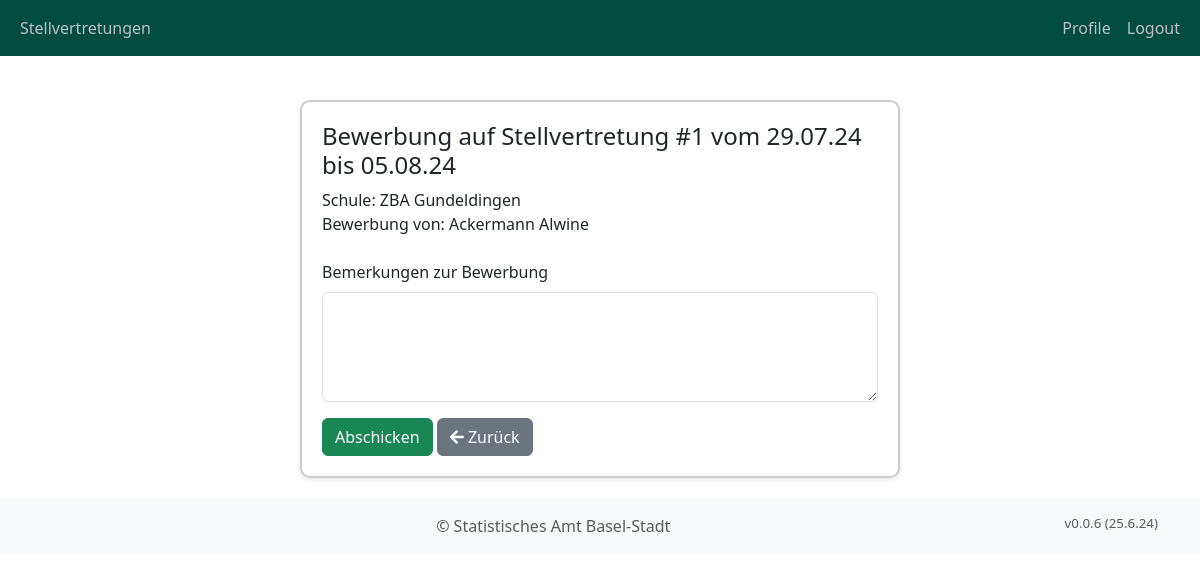
The app's page /school_management/application/create/1/ (signed in) with its own data.
### school_management/models.py (models this page shows, shortened)
class Substitution(models.Model):
    school = models.ForeignKey(
        School,
        on_delete=models.CASCADE,
        related_name="substitution_schools",
        verbose_name="Schule",
    )
    teacher = models.ForeignKey(
        Person,
        on_delete=models.CASCADE,
        related_name="teacher_substitutions",
        verbose_name="Lehrkraft",
    )
    start_date = models.DateField(verbose_name="Fällt aus von")
    end_date = models.DateField(verbose_name="Fällt aus bis")
    cause = models.ForeignKey(
        SubstitutionCause(),
        on_delete=models.CASCADE,
        related_name="substitution_causes",
        verbose_name="Begründung",
    )
    partial_substitution_possible = models.BooleanField(
        verbose_name="Teilübernahme möglich", default=False
    )
    comment_subsitution = models.TextField(
        verbose_name="Anmerkung zum Vikariat", blank=True, max_length=500
    )
    comment_class = models.TextField(
        verbose_name="Anmerkung zur Klasse", blank=True, max_length=500
    )
    minimum_qualification = models.ForeignKey(
        Qualification,
        on_delete=models.CASCADE,
        related_name="substitution_certificates",
        verbose_name="Mindestabschluss",
        default=1,
    )
    classes = models.TextField(verbose_name="Klassen", blank=True, max_length=500)
    levels = models.TextField(verbose_name="Stufen", blank=True, max_length=500)
    subjects = models.TextField(verbose_name="Fächer", blank=True, max_length=500)
    summary = models.TextField(verbose_name="Zusammenfassung", blank=True, max_length=1000)
    mo_am = models.BooleanField(verbose_name="Montag Vormittag", default=False)
    mo_pm = models.BooleanField(verbose_name="Montag Nachmittag", default=False)
    tu_am = models.BooleanField(verbose_name="Dienstag Vormittag", default=False)
    tu_pm = models.BooleanField(verbose_name="Dienstag Nachmittag", default=False)
    we_am = models.BooleanField(verbose_name="Mittwoch Vormittag", default=False)
    we_pm = models.BooleanField(verbose_name="Mittwoch Nachmittag", default=False)
    th_am = models.BooleanField(verbose_name="Donnerstag Vormittag", default=False)
    th_pm = models.BooleanField(verbose_name="Donnerstag Nachmittag", default=False)
    fr_am = models.BooleanField(verbose_name="Freitag Vormittag", default=False)
    fr_pm = models.BooleanField(verbose_name="Freitag Nachmittag", default=False)
    selection_comment = models.TextField(verbose_name="Kommentar zur Besetzung", blank=True, max_length=500)
    status = models.ForeignKey(
        SubstitutionStatus,
        on_delete=models.SET_DEFAULT,
        default=3,
        related_name="substitution_status",
        verbose_name="Status Besetzung Vikariat",
    )
    created_timestamp = models.DateTimeField(auto_now_add=True, null=True)
    class Meta:
        verbose_name = "Stellvertretung"
        verbose_name_plural = "Stellvertretungen"

class School(models.Model):
    name = models.CharField(max_length=255, verbose_name="Standort")
    level = models.ForeignKey(
        Level,
        on_delete=models.CASCADE,
        verbose_name="Stufe",
        related_name="levels",
        default=1,
    )
    address = models.CharField(max_length=255, verbose_name="Adresse")
    url = models.URLField(verbose_name="Webseite", blank=True)
    location = models.ForeignKey(
        Location,
        on_delete=models.CASCADE,
        verbose_name="Ort",
        related_name="locations",
        default=1,
    )
    plz = models.IntegerField(verbose_name="Postleitzahl", default=4000)
    email = models.EmailField(verbose_name="Email", blank=True, max_length=255)
    phone_number = models.CharField(verbose_name="Telefonnummer", blank=True, max_length=255)
    mobile = models.CharField(verbose_name="Mobile", blank=True, max_length=255)
    class Meta:
        verbose_name = "Standort"
        verbose_name_plural = "Standorte"
        ordering = ["name"]
    def __str__(self):
        return self.name

class Person(models.Model):
    user = models.OneToOneField(User, on_delete=models.CASCADE, blank=True, null=True)
    school = models.ForeignKey(
        School, on_delete=models.CASCADE, related_name="school_persons", default=1
    )
    teacherid = models.IntegerField(verbose_name="Lehrer-ID", blank=True, null=True)
    first_name = models.CharField(max_length=255, verbose_name="Vorname")
    last_name = models.CharField(max_length=255, verbose_name="Nachname")
    email = models.EmailField(verbose_name="Email", blank=True)
    phone_number = models.CharField(
        max_length=20, verbose_name="Telefonnummer", blank=True
    )
    year_of_birth = models.CharField(
        max_length=255, verbose_name="Jahrgang", blank=True
    )
    username = models.CharField(max_length=255, verbose_name="Benutzername", blank=True)
    is_teacher = models.BooleanField(verbose_name="LehrerIn", default=False)
    is_candidate = models.BooleanField(
        verbose_name="KandidatIn für Stellvertretung", default=False
    )
    is_manager = models.BooleanField(
        verbose_name="Leitung/Administration", default=False
    )
    available_from_date = models.DateField(
        verbose_name="Verfügbar ab", blank=True, null=True
    )
    available_to_date = models.DateField(
        verbose_name="Verfügbar ab", blank=True, null=True
    )
    availability_mo_am = models.BooleanField(
        verbose_name="Montag Vormittag", default=False
    )
    availability_tu_am = models.BooleanField(
        verbose_name="Dienstag Vormittag", default=False
    )
    availability_we_am = models.BooleanField(
        verbose_name="Mittwoch Vormittag", default=False
    )
    availability_th_am = models.BooleanField(
        verbose_name="Donnerstag Vormittag", default=False
    )
    availability_fr_am = models.BooleanField(
        verbose_name="Freitag Vormittag", default=False
    )
    availability_mo_pm = models.BooleanField(
        verbose_name="Montag Nachmittag", default=False
    )
    availability_tu_pm = models.BooleanField(
        verbose_name="Dienstag Nachmittag", default=False
    )
    availability_we_pm = models.BooleanField(
        verbose_name="Mittwoch Nachmittag", default=False
    )
    availability_th_pm = models.BooleanField(
        verbose_name="Donnerstag Nachmittag", default=False
    )
    availability_fr_pm = models.BooleanField(
        verbose_name="Freitag Nachmittag", default=False
    )
    availability_comment = models.TextField(
        max_length=500, verbose_name="Bemerkungen zur Verfügbarkeit", blank=True
    )
    gender = models.ForeignKey(
        "Gender", on_delete=models.CASCADE, verbose_name="Geschlecht", default=1
    )
    description = models.TextField(
        max_length=500, verbose_name="Bemerkungen", blank=True
    )
    subjects = models.ManyToManyField(
        "Subject", related_name="person_subjects", blank=True
    )  # Many-to-many relationship
    @property
    def fullname(self):
        return f"{self.last_name} {self.first_name}"
    class Meta:
        verbose_name = "Person"
        verbose_name_plural = "Personen"
        ordering = ["last_name", "first_name"]

### school_management/views.py (the view, shortened to what this page needs)
# urls.py: path('application/create/<int:id>/', ApplicationCreateView.as_view(), name='application_create'),
class ApplicationCreateView(View):
    def get(self, request, *args, **kwargs):
        candidate = request.user.person  # Assuming a one-to-one relationship between User and Person
        form = ApplicationForm()
        substitution_id = kwargs.get('id')
        substitution = get_object_or_404(Substitution, id=substitution_id)  # Ensure substitution is fetched here
        context = {
            'form': form,
            'substitution': substitution,
            'candidate': candidate,
            'username': request.user.username,
            'substitution_id': substitution_id,
        }
        return render(request, 'school_management/application_create.html', context)

### school_management/forms.py
class ApplicationForm(forms.ModelForm):
    class Meta:
        model = Application
        fields = ['request_text']  # Include other fields if necessary
        labels = {
            'request_text': 'Bemerkungen zur Bewerbung',
        }
        widgets = {
            'request_text': forms.Textarea(attrs={'rows': 4}),
            'substitution': forms.HiddenInput(),
            'candidate': forms.HiddenInput(),
        }

### school_management/templatetags/user_tags.py (called while the page is built)
@register.filter(name='is_in_group')
def is_in_group(user, group_name):
    if user.is_authenticated:
        return user.groups.filter(name=group_name).exists()
    return False

### templates/school_management/application_create.html (shortened to what this page needs)
{% extends "base.html" %}
{% block content %}
{% load crispy_forms_tags %}
{% load static %}
<div class="col-md-6 offset-md-3">
  <div class="form-container">
    <h4>Bewerbung auf Stellvertretung #{{ substitution.id }} vom {{ substitution.start_date|date:"d.m.y"  }} bis {{ substitution.end_date|date:"d.m.y" }}</h4>
    Schule: {{ substitution.school }}<br>
    Bewerbung von: {{ candidate.fullname }}<br><br>
    <form method="post" enctype="multipart/form-data">
      {{ form|crispy }}
      <button type="submit" name="action" value="apply" class="btn btn-success">
      Abschicken
      </button>
      <a href="javascript:history.back()" class="btn btn-secondary">
        <i class="fas fa-arrow-left"></i> Zurück
      </a>
    </form>
  </div>
</div>
{% endblock %}

### static/css/styles.css (style rules this page uses)
.form-container { width: 100%; margin: 20px auto; border: 2px solid #ccc; padding: 20px; border-radius: 10px; box-shadow: 0 2px 4px rgba(0,0,0,0.1); }

### records on screen
Substitution: id "1", start_date "29.07.24", end_date "05.08.24", school "ZBA Gundeldingen"
Person: fullname "Ackermann Alwine"
